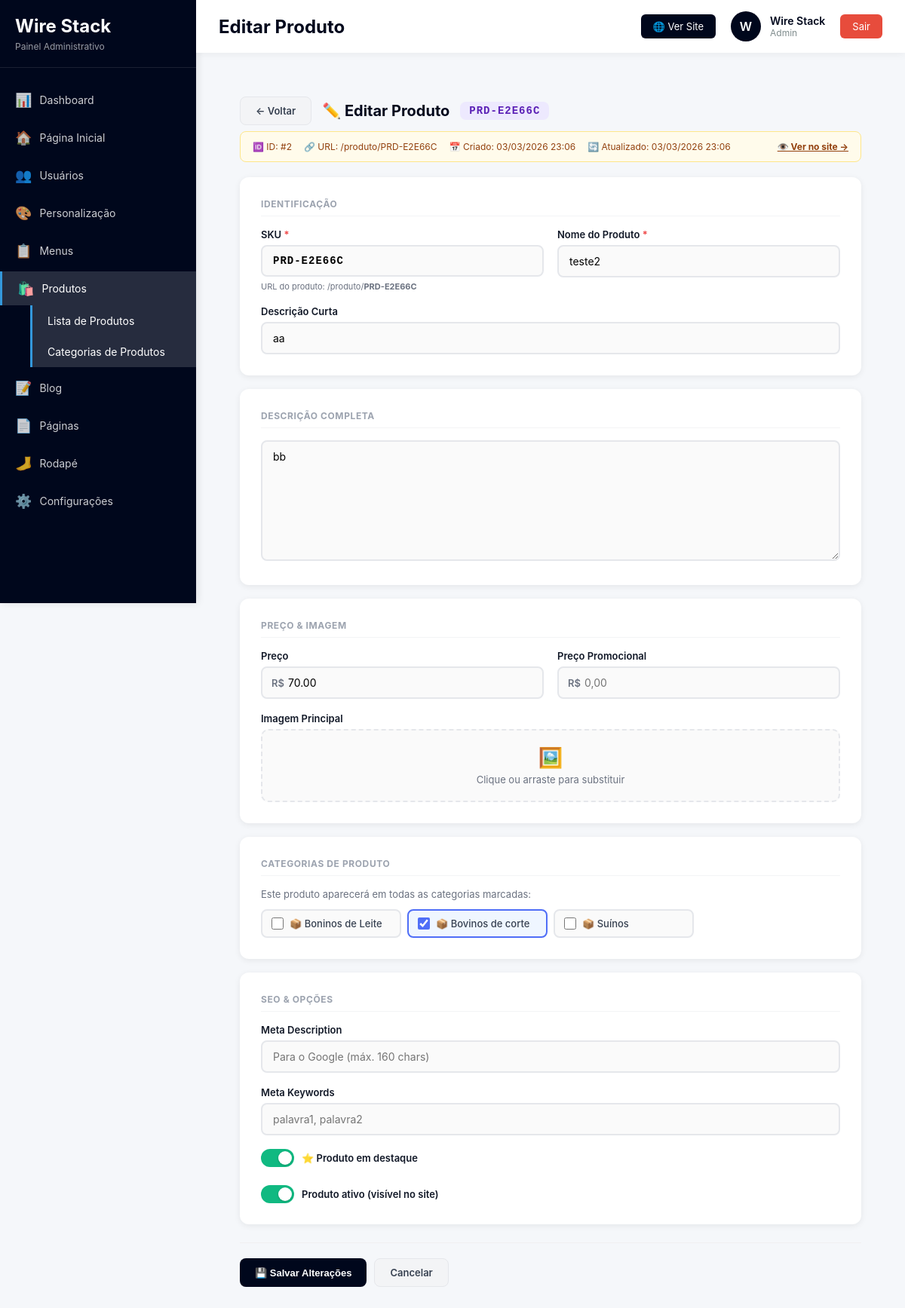
Page /admin/produtos/editar.php?id=2 (signed in) on the committed database.
### tables this page shows
CREATE TABLE IF NOT EXISTS `produtos` (
  `id` int NOT NULL AUTO_INCREMENT,
  `sku` varchar(50) NOT NULL,
  `nome` varchar(300) NOT NULL,
  `descricao_curta` varchar(500) DEFAULT NULL,
  `descricao` text,
  `preco` decimal(10,2) DEFAULT NULL,
  `preco_promocional` decimal(10,2) DEFAULT NULL,
  `imagem_principal` varchar(500) DEFAULT NULL,
  `galeria_json` text,
  `destaque` tinyint(1) DEFAULT '0',
  `ativo` tinyint(1) DEFAULT '1',
  `meta_description` varchar(255) DEFAULT NULL,
  `meta_keywords` varchar(255) DEFAULT NULL,
  `created_at` timestamp NULL DEFAULT CURRENT_TIMESTAMP,
  `updated_at` timestamp NULL DEFAULT CURRENT_TIMESTAMP ON UPDATE CURRENT_TIMESTAMP,
  PRIMARY KEY (`id`),
  UNIQUE KEY `sku_unique` (`sku`)
);

CREATE TABLE IF NOT EXISTS `categorias_produtos` (
  `id` int NOT NULL AUTO_INCREMENT,
  `nome` varchar(200) NOT NULL,
  `slug` varchar(200) NOT NULL,
  `descricao` text,
  `imagem` varchar(500) DEFAULT NULL,
  `meta_description` varchar(255) DEFAULT NULL,
  `meta_keywords` varchar(255) DEFAULT NULL,
  `ordem` int DEFAULT '0',
  `ativo` tinyint(1) DEFAULT '1',
  `created_at` timestamp NULL DEFAULT CURRENT_TIMESTAMP,
  `updated_at` timestamp NULL DEFAULT CURRENT_TIMESTAMP ON UPDATE CURRENT_TIMESTAMP,
  PRIMARY KEY (`id`),
  UNIQUE KEY `slug_unique` (`slug`)
);

### admin/produtos/editar.php (the view, shortened to what this page needs)
<?php
$db = getDB();
$pid = intval($_GET['id'] ?? 0);
$stmt = $db->prepare("SELECT * FROM produtos WHERE id = ?");
$stmt->execute([$pid]);
$p = $stmt->fetch();
$categorias = $db->query("SELECT id, nome FROM categorias_produtos WHERE ativo = 1 ORDER BY nome")->fetchAll();
$cats_stmt = $db->prepare("SELECT categoria_produto_id FROM produto_categorias WHERE produto_id = ?");
$cats_stmt->execute([$pid]);
$cats_sel = $cats_stmt->fetchAll(PDO::FETCH_COLUMN);
include __DIR__ . '/../includes/header.php';
include __DIR__ . '/../includes/sidebar.php';
?>
<main class="content">
<div class="pg-wrap">
    <div class="pg-header">
        <a href="<?= BASE_URL ?>/admin/produtos/index.php" class="btn btn-ghost">← Voltar</a>
        <h2>✏️ Editar Produto</h2>
        <span class="sku-badge"><?= htmlspecialchars($p['sku']) ?></span>
    </div>
    <div class="meta-bar">
        <span>🆔 ID: #<?= $p['id'] ?></span>
        <span>🔗 URL: /produto/<?= htmlspecialchars($p['sku']) ?></span>
        <span>📅 Criado: <?= date('d/m/Y H:i', strtotime($p['created_at'])) ?></span>
        <span>🔄 Atualizado: <?= date('d/m/Y H:i', strtotime($p['updated_at'])) ?></span>
        <a href="<?= BASE_URL ?>/produto/<?= urlencode($p['sku']) ?>" target="_blank" style="color:#92400e;font-weight:700;margin-left:auto">👁️ Ver no site →</a>
    </div>
    <form method="POST">
    <div class="card">
        <p class="section-title">Identificação</p>
        <div class="form-grid">
            <div class="fg">
                <label>SKU <span class="req">*</span></label>
                <input type="text" name="sku" id="inp-sku" class="fc" value="<?= htmlspecialchars($p['sku']) ?>" required style="text-transform:uppercase;font-family:monospace;font-weight:700;letter-spacing:1px">
                <span class="hint">URL do produto: /produto/<strong id="sku-url-prev"><?= htmlspecialchars($p['sku']) ?></strong></span>
            </div>
            <div class="fg">
                <label>Nome do Produto <span class="req">*</span></label>
                <input type="text" name="nome" class="fc" value="<?= htmlspecialchars($p['nome']) ?>" required placeholder="Nome do produto">
            </div>
            <div class="fg full">
                <label>Descrição Curta</label>
                <input type="text" name="descricao_curta" class="fc" value="<?= htmlspecialchars($p['descricao_curta'] ?? '') ?>" maxlength="120" placeholder="Resumo exibido na listagem">
            </div>
        </div>
    </div>
    <div class="card">
        <p class="section-title">Descrição Completa</p>
        <textarea name="descricao" class="fc" style="min-height:160px" placeholder="Descrição detalhada..."><?= htmlspecialchars($p['descricao'] ?? '') ?></textarea>
    </div>
    <div class="card">
        <p class="section-title">Preço & Imagem</p>
        <div class="form-grid">
            <div class="fg">
                <label>Preço</label>
                <div class="preco-wrap"><span>R$</span>
                    <input type="number" name="preco" class="fc" value="<?= htmlspecialchars($p['preco'] ?? '') ?>" min="0" step="0.01" placeholder="0,00">
                </div>
            </div>
            <div class="fg">
                <label>Preço Promocional</label>
                <div class="preco-wrap"><span>R$</span>
                    <input type="number" name="preco_promocional" class="fc" value="<?= htmlspecialchars($p['preco_promocional'] ?? '') ?>" min="0" step="0.01" placeholder="0,00">
                </div>
            </div>
            <div class="fg full">
                <label>Imagem Principal</label>
                <div class="upzone">
                    <div style="font-size:26px;margin-bottom:6px">🖼️</div>
                    <div style="font-size:13px;color:#6b7280">Clique ou arraste para substituir</div>
                </div>
            </div>
        </div>
    </div>
    <div class="card">
        <p class="section-title">Categorias de Produto</p>
        <p style="font-size:13px;color:#6b7280;margin-bottom:12px">Este produto aparecerá em todas as categorias marcadas:</p>
        <?php if (empty($categorias)): ?>
            <div style="background:#fffbeb;padding:12px 16px;border-radius:8px;border-left:4px solid #f59e0b;font-size:13px;color:#92400e">⚠️ Nenhuma categoria de produto ativa.</div>
        <?php else: ?>
        <div class="cats-grid">
            <?php foreach ($categorias as $c): ?>
            <label class="cat-check <?= in_array($c['id'], $cats_sel) ? 'checked' : '' ?>">
                <input type="checkbox" name="categorias[]" value="<?= $c['id'] ?>" <?= in_array($c['id'], $cats_sel) ? 'checked' : '' ?> onchange="this.closest('.cat-check').classList.toggle('checked',this.checked)">
                <span>📦 <?= htmlspecialchars($c['nome']) ?></span>
            </label>
            <?php endforeach; ?>
        </div>
        <?php endif; ?>
    </div>
    <div class="card">
        <p class="section-title">SEO & Opções</p>
        <div class="form-grid">
            <div class="fg full">
                <label>Meta Description</label>
                <input type="text" name="meta_description" class="fc" value="<?= htmlspecialchars($p['meta_description'] ?? '') ?>" maxlength="160" placeholder="Para o Google (máx. 160 chars)">
            </div>
            <div class="fg full">
                <label>Meta Keywords</label>
                <input type="text" name="meta_keywords" class="fc" value="<?= htmlspecialchars($p['meta_keywords'] ?? '') ?>" placeholder="palavra1, palavra2">
            </div>
            <div class="fg full" style="display:flex;gap:24px;flex-wrap:wrap">
                <div class="tog-wrap">
                    <label class="tog"><input type="checkbox" name="destaque" <?= $p['destaque'] ? 'checked' : '' ?>><span class="tog-s"></span></label>
                    <span class="tog-label">⭐ Produto em destaque</span>
                </div>
                <div class="tog-wrap">
                    <label class="tog"><input type="checkbox" name="ativo" <?= $p['ativo'] ? 'checked' : '' ?>><span class="tog-s"></span></label>
                    <span class="tog-label">Produto ativo (visível no site)</span>
                </div>
            </div>
        </div>
    </div>
    <div class="form-actions">
        <button type="submit" class="btn btn-dark">💾 Salvar Alterações</button>
        <a href="<?= BASE_URL ?>/admin/produtos/index.php" class="btn btn-ghost">Cancelar</a>
    </div>
    </form>
</div>
</main>
<?php include __DIR__ . '/../includes/footer.php'; ?>

### admin/assets/css/dashboard.css (style rules this page uses)
* { margin: 0; padding: 0; box-sizing: border-box; }
body { font-family: -apple-system, BlinkMacSystemFont, 'Segoe UI', Roboto, Oxygen, Ubuntu, Cantarell, sans-serif; background: #f5f7fa; color: #333; }
.content { margin-left: 260px; margin-top: 70px; padding: 30px; min-height: calc(100vh - 70px); }
.card { background: white; padding: 25px; border-radius: 12px; box-shadow: 0 2px 10px rgba(0,0,0,0.05); transition: transform 0.3s, box-shadow 0.3s; }
.btn { display: inline-block; padding: 12px 24px; background: #00071c; color: white; text-decoration: none; border-radius: 8px; font-weight: 600; font-size: 14px; transition: all 0.3s; border: none; cursor: pointer; }

### admin/produtos/editar.php (style rules this page uses)
:root { --brand:#00071c;--accent:#4f6ef7;--ok:#10b981;--err:#ef4444;--border:#e5e7eb;--muted:#6b7280 }
.pg-wrap { padding:28px;max-width:900px }
.pg-header { display:flex;align-items:center;gap:14px;margin-bottom:8px }
.pg-header h2 { font-size:20px;font-weight:700;color:var(--brand) }
.meta-bar { display:flex;gap:16px;flex-wrap:wrap;margin-bottom:20px;padding:12px 16px;background:#fffbeb;border-radius:8px;border:1px solid #fde68a;font-size:12px;color:#92400e }
.meta-bar span { display:flex;align-items:center;gap:5px }
.sku-badge { font-family:monospace;background:#ede9fe;color:#5b21b6;padding:4px 12px;border-radius:8px;font-size:14px;font-weight:700;letter-spacing:1px }
.card { background:#fff;border-radius:12px;box-shadow:0 2px 8px rgba(0,0,0,.07);padding:28px;margin-bottom:18px }
.section-title { font-size:12px;font-weight:700;text-transform:uppercase;letter-spacing:.6px;color:#9ca3af;margin:0 0 16px;padding-bottom:8px;border-bottom:1px solid #f3f4f6 }
.form-grid { display:grid;grid-template-columns:1fr 1fr;gap:18px }
.fg { display:flex;flex-direction:column;gap:6px }
.fg.full { grid-column:1/-1 }
.fg label { font-size:13px;font-weight:600;color:#111827 }
.req { color:var(--err) }
.fc { padding:11px 14px;border:2px solid var(--border);border-radius:8px;font-size:14px;font-family:inherit;background:#fafafa;transition:border-color .2s;width:100%;box-sizing:border-box }
textarea.fc { resize:vertical;min-height:90px }
.hint { font-size:11px;color:var(--muted) }
.upzone { border:2px dashed var(--border);border-radius:10px;padding:20px;text-align:center;cursor:pointer;background:#fafafa;position:relative;transition:all .2s }
.cats-grid { display:grid;grid-template-columns:repeat(auto-fill,minmax(180px,1fr));gap:8px;margin-top:4px }
.cat-check { display:flex;align-items:center;gap:8px;padding:9px 12px;border:2px solid var(--border);border-radius:8px;cursor:pointer;transition:all .15s;background:#fafafa }
.cat-check input { width:16px;height:16px;cursor:pointer;accent-color:var(--accent) }
.cat-check.checked { border-color:var(--accent);background:#eff6ff }
.cat-check span { font-size:13px;font-weight:500;color:#374151 }
.tog-wrap { display:flex;align-items:center;gap:10px }
.tog { position:relative;width:44px;height:24px;flex-shrink:0 }
.tog-s { position:absolute;inset:0;border-radius:24px;background:#d1d5db;cursor:pointer;transition:background .2s }
.tog-s:before { content:'';position:absolute;width:18px;height:18px;border-radius:50%;background:#fff;left:3px;top:3px;transition:transform .2s;box-shadow:0 1px 3px rgba(0,0,0,.2) }
.tog input:checked+.tog-s { background:var(--ok) }
.tog input:checked+.tog-s:before { transform:translateX(20px) }
.tog-label { font-size:13px;font-weight:600;color:#111827 }
.form-actions { display:flex;gap:10px;margin-top:24px;padding-top:20px;border-top:1px solid #f0f0f0 }
.btn { display:inline-flex;align-items:center;gap:6px;padding:10px 20px;border:none;border-radius:8px;font-size:13px;font-weight:600;cursor:pointer;text-decoration:none;transition:all .18s }
.btn-dark { background:var(--brand);color:#fff }
.btn-ghost { background:#f3f4f6;color:#374151;border:1px solid var(--border) }
.preco-wrap { position:relative }
.preco-wrap span { position:absolute;left:14px;top:50%;transform:translateY(-50%);color:var(--muted);font-size:13px;font-weight:600;pointer-events:none }
.preco-wrap input { padding-left:34px }

### rows in the picture
produtos: sku "PRD-E2E66C", id "2", created_at "03/03/2026 23:06", updated_at "03/03/2026 23:06", nome "teste2", descricao_curta "aa", descricao "bb", preco "70.00"
categorias_produtos: nome "Boninos de Leite"
categorias_produtos: id "☑", nome "Bovinos de corte"
categorias_produtos: nome "Suínos"

### other values in the picture
$page_title "Editar Produto"
substr($user_name, 0, 1) "W"
$user_name "Wire Stack"
$user_role "Admin"
